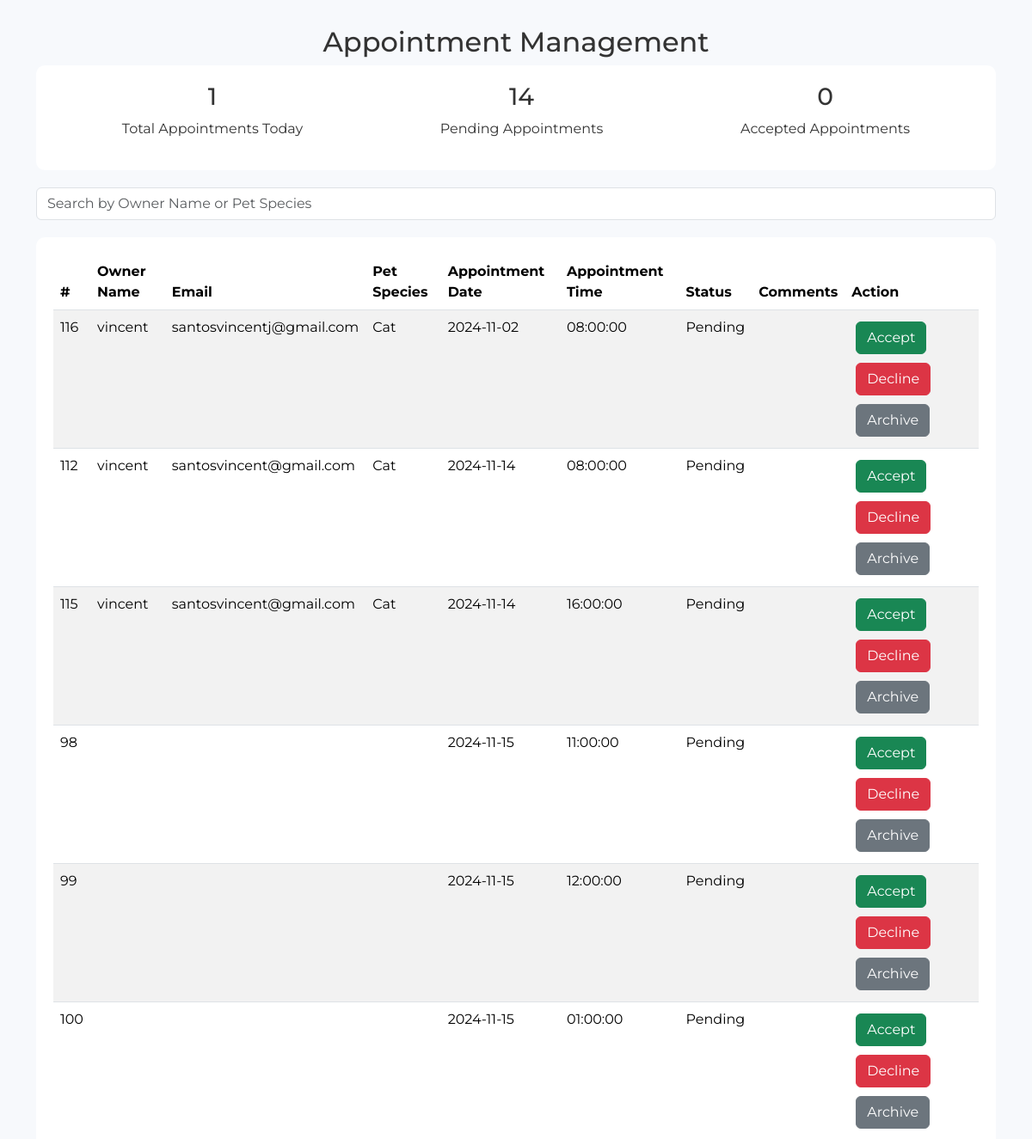
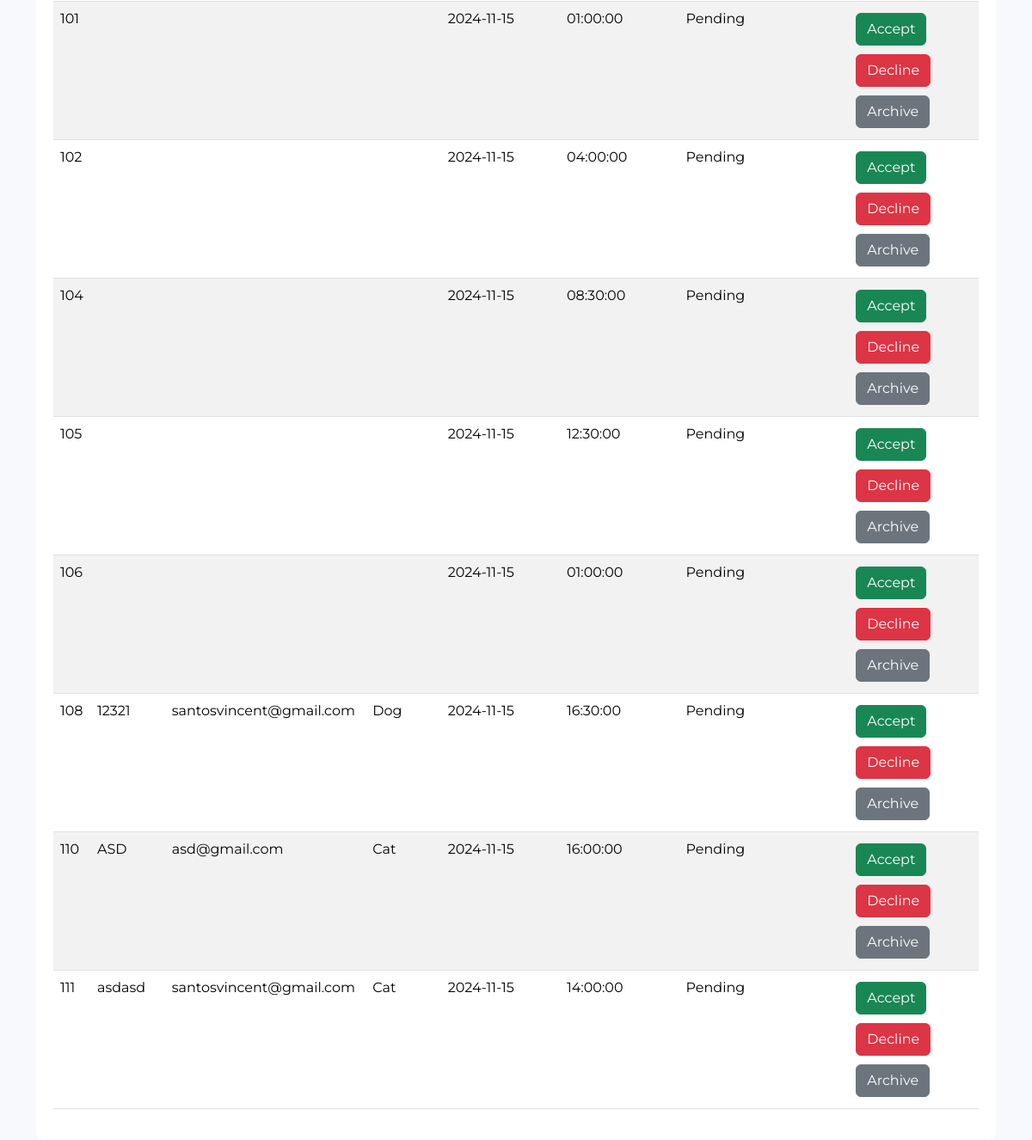
Page /adminr2.php on the committed database (2 pictures, top to bottom).
### tables this page shows
CREATE TABLE `appointments` (
  `id` int(11) NOT NULL,
  `owner_id` int(11) NOT NULL,
  `pet_id` int(11) NOT NULL,
  `appointment_date` date NOT NULL,
  `appointment_time` time NOT NULL,
  `status` varchar(20) NOT NULL DEFAULT 'Pending',
  `appointment_for` varchar(50) NOT NULL,
  `comments` text DEFAULT NULL
);

CREATE TABLE `owners` (
  `id` int(11) NOT NULL,
  `fullname` varchar(255) NOT NULL,
  `email` varchar(255) NOT NULL,
  `phone` varchar(20) NOT NULL
);

CREATE TABLE `pets` (
  `id` int(11) NOT NULL,
  `owner_id` int(11) NOT NULL,
  `name` varchar(255) NOT NULL,
  `breed` varchar(255) NOT NULL,
  `species` varchar(50) NOT NULL,
  `color` varchar(50) NOT NULL,
  `sex` varchar(10) NOT NULL,
  `age` int(11) NOT NULL
);

### adminr2.php (the view, shortened to what this page needs)
<?php
include 'connection.php';
$search = isset($_GET['search']) ? $conn->real_escape_string($_GET['search']) : '';
$sql = "SELECT a.id, o.fullname, o.email, p.species, a.appointment_date, a.appointment_time, a.status, a.appointment_for, a.comments
        FROM appointments a
        JOIN owners o ON a.owner_id = o.id
        JOIN pets p ON a.pet_id = p.id
        WHERE o.fullname LIKE '%$search%' OR p.species LIKE '%$search%'
        ORDER BY a.appointment_date ASC";
$result = $conn->query($sql);
$today = date("Y-m-d");
$today_sql = "SELECT COUNT(*) AS total_today FROM appointments WHERE appointment_date = '$today'";
$today_result = $conn->query($today_sql);
$today_count = $today_result->fetch_assoc();
$pending_sql = "SELECT COUNT(*) AS pending FROM appointments WHERE status = 'Pending'";
$pending_result = $conn->query($pending_sql);
$pending_count = $pending_result->fetch_assoc();
$accepted_sql = "SELECT COUNT(*) AS accepted FROM appointments WHERE status = 'Accepted'";
$accepted_result = $conn->query($accepted_sql);
$accepted_count = $accepted_result->fetch_assoc();
?>
<!DOCTYPE html>
<html lang="en">
<head>
    <link rel="stylesheet" href="_assets/bootstrap.min.css">
    <link href="https://cdnjs.cloudflare.com/ajax/libs/font-awesome/6.0.0-beta3/css/all.min.css" rel="stylesheet">
</head>
<body>
    <div class="container">
        <h2 class="text-center">Appointment Management</h2>
        <div class="stats-card">
            <div>
                <h3><?php echo $today_count['total_today']; ?></h3>
                <p>Total Appointments Today</p>
            </div>
            <div>
                <h3><?php echo $pending_count['pending']; ?></h3>
                <p>Pending Appointments</p>
            </div>
            <div>
                <h3><?php echo $accepted_count['accepted']; ?></h3>
                <p>Accepted Appointments</p>
            </div>
        </div>
        <div class="search-container">
            <input type="text" id="search" class="form-control" placeholder="Search by Owner Name or Pet Species" value="<?php echo $search; ?>">
        </div>
        <div class="table-wrapper">
            <table class="table table-striped" id="appointmentsTable">
                <thead>
                    <tr>
                        <th>#</th>
                        <th>Owner Name</th>
                        <th>Email</th>
                        <th>Pet Species</th>
                        <th>Appointment Date</th>
                        <th>Appointment Time</th>
                        <th>Status</th>
                        <th>Comments</th>
                        <th>Action</th>
                    </tr>
                </thead>
                <tbody>
                    <?php
                    if ($result->num_rows > 0) {
                        while ($row = $result->fetch_assoc()) {
                            echo "<tr>
                            <td>{$row['id']}</td>
                            <td>{$row['fullname']}</td>
                            <td>{$row['email']}</td>
                            <td>{$row['species']}</td>
                            <td>{$row['appointment_date']}</td>
                            <td>{$row['appointment_time']}</td>
                            <td class='status-{$row['status']}'>" . ucfirst($row['status']) . "</td>
                            <td>{$row['comments']}</td>
                            <td>
                                <form method='POST' class='d-inline'>
                                    <input type='hidden' name='appointment_id' value='{$row['id']}'>
                                    <button type='submit' name='action' value='accept' class='btn btn-success'>Accept</button>
                                    <button type='submit' name='action' value='decline' class='btn btn-danger'>Decline</button>
                                    <button type='submit' name='action' value='archive' class='btn btn-secondary'>Archive</button>
                                </form>
                            </td>
                        </tr>";
                        }
                    } else {
                        echo "<tr><td colspan='9' class='text-center'>No appointments found</td></tr>";
                    }
                    ?>
                </tbody>
            </table>
        </div>
    </div>
</body>
</html>

### adminr2.php (style rules this page uses)
body { font-family: 'Montserrat', sans-serif; background-color: #f7f9fc; color: #333; }
.container { margin-top: 30px; }
.stats-card { display: flex; justify-content: space-around; align-items: center; padding: 20px; background-color: #fff; border-radius: 10px; margin-bottom: 20px; }
.stats-card div { text-align: center; }
.table-wrapper { background-color: #fff; padding: 20px; border-radius: 10px; }
.table thead { background-color: #007bff; color: #fff; }
.btn { margin: 5px; }
.search-container { margin-bottom: 20px; }

### rows in the picture
appointments: id "116", owner.fullname "vincent", owner.email "santosvincentj@gmail.com", pet.species "Cat", appointment_date "2024-11-02", appointment_time "08:00:00", status "Pending"
appointments: id "112", owner.fullname "vincent", owner.email "santosvincent@gmail.com", pet.species "Cat", appointment_date "2024-11-14", appointment_time "08:00:00", status "Pending"
appointments: id "115", owner.fullname "vincent", owner.email "santosvincent@gmail.com", pet.species "Cat", appointment_date "2024-11-14", appointment_time "16:00:00", status "Pending"
appointments: id "98", appointment_date "2024-11-15", appointment_time "11:00:00", status "Pending"
appointments: id "99", appointment_date "2024-11-15", appointment_time "12:00:00", status "Pending"
appointments: id "100", appointment_date "2024-11-15", appointment_time "01:00:00", status "Pending"
appointments: id "101", appointment_date "2024-11-15", appointment_time "01:00:00", status "Pending"
appointments: id "102", appointment_date "2024-11-15", appointment_time "04:00:00", status "Pending"
appointments: id "104", appointment_date "2024-11-15", appointment_time "08:30:00", status "Pending"
appointments: id "105", appointment_date "2024-11-15", appointment_time "12:30:00", status "Pending"
appointments: id "106", appointment_date "2024-11-15", appointment_time "01:00:00", status "Pending"
appointments: id "108", owner.fullname "12321", owner.email "santosvincent@gmail.com", pet.species "Dog", appointment_date "2024-11-15", appointment_time "16:30:00", status "Pending"
appointments: id "110", owner.fullname "ASD", owner.email "asd@gmail.com", pet.species "Cat", appointment_date "2024-11-15", appointment_time "16:00:00", status "Pending"
appointments: id "111", owner.fullname "asdasd", owner.email "santosvincent@gmail.com", pet.species "Cat", appointment_date "2024-11-15", appointment_time "14:00:00", status "Pending"

### other values in the picture
$today_count['total_today'] "1"
$pending_count['pending'] "14"
$accepted_count['accepted'] "0"
